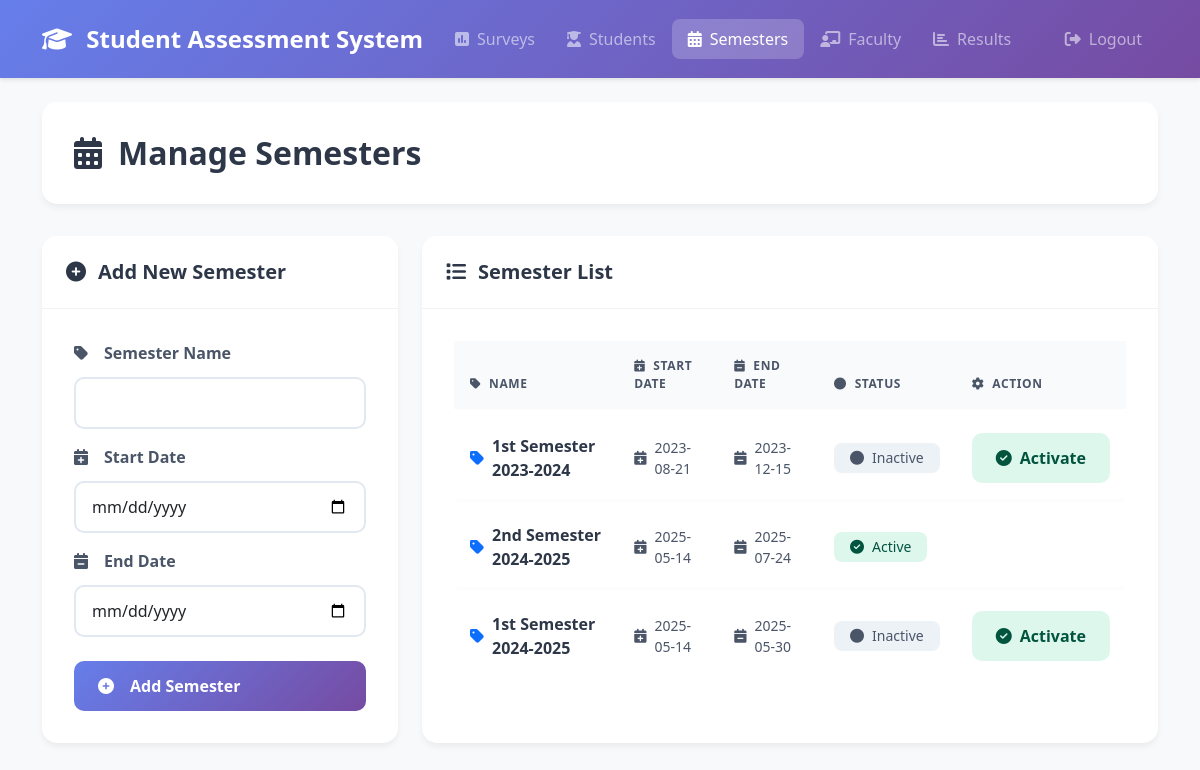
Page /admin/semesters.php (signed in) on the committed database.
### tables this page shows
CREATE TABLE `semesters` (
  `id` int(11) NOT NULL,
  `name` varchar(50) NOT NULL,
  `start_date` date NOT NULL,
  `end_date` date NOT NULL,
  `is_active` tinyint(1) DEFAULT 0,
  `created_at` timestamp NOT NULL DEFAULT current_timestamp()
);

### config/database.php (called while the page is built, shortened)
<?php
function clean($data) {
    return htmlspecialchars($data, ENT_QUOTES, 'UTF-8');
}
?>

### admin/semesters.php (the view, shortened to what this page needs)
<?php
require_once '../config/database.php';
$result = $conn->query("SELECT * FROM semesters ORDER BY id DESC, start_date DESC");
$semesters = $result->fetch_all(MYSQLI_ASSOC);
?>
<!DOCTYPE html>
<html lang="en">
<head>
    <link href="https://cdn.jsdelivr.net/npm/bootstrap@5.3.2/dist/css/bootstrap.min.css" rel="stylesheet">
    <link href="https://cdnjs.cloudflare.com/ajax/libs/font-awesome/6.4.2/css/all.min.css" rel="stylesheet">
</head>
<body>
    <nav class="navbar navbar-expand-lg navbar-dark">
        <div class="container">
            <a class="navbar-brand" href="../index.php">
                <i class="fas fa-graduation-cap me-2"></i>
                Student Assessment System
            </a>
            <div class="collapse navbar-collapse" id="navbarNav">
                <ul class="navbar-nav">
                    <li class="nav-item">
                        <a class="nav-link" href="surveys.php">
                            <i class="fas fa-poll me-2"></i>Surveys
                        </a>
                    </li>
                    <li class="nav-item">
                        <a class="nav-link" href="students.php">
                            <i class="fas fa-user-graduate me-2"></i>Students
                        </a>
                    </li>
                    <li class="nav-item">
                        <a class="nav-link active" href="semesters.php">
                            <i class="fas fa-calendar-alt me-2"></i>Semesters
                        </a>
                    </li>
                    <li class="nav-item">
                        <a class="nav-link" href="faculty.php">
                            <i class="fas fa-chalkboard-teacher me-2"></i>Faculty
                        </a>
                    </li>
                    <li class="nav-item">
                        <a class="nav-link" href="results.php">
                            <i class="fas fa-chart-bar me-2"></i>Results
                        </a>
                    </li>
                </ul>
                <ul class="navbar-nav ms-auto">
                    <li class="nav-item">
                        <a class="nav-link" href="../logout.php">
                            <i class="fas fa-sign-out-alt me-2"></i>Logout
                        </a>
                    </li>
                </ul>
            </div>
        </div>
    </nav>
    <div class="container py-4">
        <div class="page-header">
            <h2 class="page-title">
                <i class="fas fa-calendar-alt"></i>
                Manage Semesters
            </h2>
        </div>
        <div class="row">
            <div class="col-md-4">
                <div class="card">
                    <div class="card-header">
                        <h5 class="card-title">
                            <i class="fas fa-plus-circle"></i>
                            Add New Semester
                        </h5>
                    </div>
                    <div class="card-body">
                        <form method="POST" action="">
                            <div class="mb-3">
                                <label for="name" class="form-label">
                                    <i class="fas fa-tag me-2"></i>Semester Name
                                </label>
                                <input type="text" class="form-control" id="name" name="name" required>
                            </div>
                            <div class="mb-3">
                                <label for="start_date" class="form-label">
                                    <i class="fas fa-calendar-plus me-2"></i>Start Date
                                </label>
                                <input type="date" class="form-control" id="start_date" name="start_date" required>
                            </div>
                            <div class="mb-4">
                                <label for="end_date" class="form-label">
                                    <i class="fas fa-calendar-minus me-2"></i>End Date
                                </label>
                                <input type="date" class="form-control" id="end_date" name="end_date" required>
                            </div>
                            <button type="submit" class="btn btn-primary w-100">
                                <i class="fas fa-plus-circle me-2"></i>Add Semester
                            </button>
                        </form>
                    </div>
                </div>
            </div>
            <div class="col-md-8">
                <div class="card">
                    <div class="card-header">
                        <h5 class="card-title">
                            <i class="fas fa-list"></i>
                            Semester List
                        </h5>
                    </div>
                    <div class="card-body">
                        <div class="table-responsive">
                            <table class="table">
                                <thead>
                                    <tr>
                                        <th>
                                            <i class="fas fa-tag me-2"></i>Name
                                        </th>
                                        <th>
                                            <i class="fas fa-calendar-plus me-2"></i>Start Date
                                        </th>
                                        <th>
                                            <i class="fas fa-calendar-minus me-2"></i>End Date
                                        </th>
                                        <th>
                                            <i class="fas fa-circle me-2"></i>Status
                                        </th>
                                        <th>
                                            <i class="fas fa-cog me-2"></i>Action
                                        </th>
                                    </tr>
                                </thead>
                                <tbody>
                                    <?php foreach ($semesters as $semester): ?>
                                        <tr>
                                            <td>
                                                <div class="semester-name">
                                                    <i class="fas fa-tag text-primary"></i>
                                                    <?php echo clean($semester['name']); ?>
                                                </div>
                                            </td>
                                            <td>
                                                <div class="semester-date">
                                                    <i class="fas fa-calendar-plus"></i>
                                                    <?php echo clean($semester['start_date']); ?>
                                                </div>
                                            </td>
                                            <td>
                                                <div class="semester-date">
                                                    <i class="fas fa-calendar-minus"></i>
                                                    <?php echo clean($semester['end_date']); ?>
                                                </div>
                                            </td>
                                            <td>
                                                <?php if ($semester['is_active']): ?>
                                                    <span class="badge bg-success">
                                                        <i class="fas fa-check-circle"></i>
                                                        Active
                                                    </span>
                                                <?php else: ?>
                                                    <span class="badge bg-secondary">
                                                        <i class="fas fa-circle"></i>
                                                        Inactive
                                                    </span>
                                                <?php endif; ?>
                                            </td>
                                            <td>
                                                <?php if (!$semester['is_active']): ?>
                                                    <form method="POST" action="" style="display: inline;">
                                                        <button type="submit" class="btn btn-success">
                                                            <i class="fas fa-check-circle"></i>
                                                            Activate
                                                        </button>
                                                    </form>
                                                <?php endif; ?>
                                            </td>
                                        </tr>
                                    <?php endforeach; ?>
                                </tbody>
                            </table>
                        </div>
                    </div>
                </div>
            </div>
        </div>
    </div>
</body>
</html>

### admin/semesters.php (style rules this page uses)
:root { --primary-gradient: linear-gradient(135deg, #667eea 0%, #764ba2 100%); --hover-gradient: linear-gradient(135deg, #764ba2 0%, #667eea 100%); }
body { background: #f8f9fa; min-height: 100vh; }
.navbar { background: var(--primary-gradient) !important; padding: 1rem; box-shadow: 0 2px 4px rgba(0,0,0,0.1); }
.navbar-brand { font-weight: 700; font-size: 1.5rem; }
.nav-link { font-weight: 500; padding: 0.5rem 1rem !important; border-radius: 8px; transition: all 0.3s ease; }
.nav-link.active { background: rgba(255,255,255,0.2); }
.page-header { background: white; border-radius: 15px; padding: 2rem; margin-bottom: 2rem; box-shadow: 0 4px 6px rgba(0,0,0,0.05); }
.page-title { color: #2d3748; font-weight: 700; margin: 0; display: flex; align-items: center; gap: 1rem; }
.card { border: none; border-radius: 15px; box-shadow: 0 4px 6px rgba(0,0,0,0.05); overflow: hidden; transition: all 0.3s ease; height: 100%; }
.card-header { background: white; border-bottom: 1px solid rgba(0,0,0,0.05); padding: 1.5rem; }
.card-title { color: #2d3748; font-weight: 700; margin: 0; display: flex; align-items: center; gap: 0.75rem; }
.card-body { padding: 2rem; }
.form-label { color: #4a5568; font-weight: 600; margin-bottom: 0.75rem; display: flex; align-items: center; gap: 0.5rem; }
.form-control { border: 2px solid #e2e8f0; border-radius: 10px; padding: 0.75rem 1rem; font-size: 1rem; transition: all 0.3s ease; }
.btn { font-weight: 600; padding: 0.8rem 1.5rem; border-radius: 10px; transition: all 0.3s ease; display: inline-flex; align-items: center; gap: 0.5rem; }
.btn-primary { background: var(--primary-gradient); border: none; color: white; }
.btn-success { background: #def7ec; border: none; color: #03543f; }
.table { border-collapse: separate; border-spacing: 0 0.5rem; margin: -0.5rem 0; }
.table thead th { background: #f8fafc; border: none; color: #4a5568; font-weight: 600; padding: 1rem; text-transform: uppercase; font-size: 0.75rem; letter-spacing: 0.05em; }
.table tbody tr { background: white; box-shadow: 0 2px 4px rgba(0,0,0,0.02); transition: all 0.3s ease; }
.table tbody td { border: none; padding: 1rem; vertical-align: middle; }
.badge { padding: 0.5rem 1rem; border-radius: 8px; font-weight: 500; font-size: 0.875rem; display: inline-flex; align-items: center; gap: 0.5rem; }
.badge.bg-success { background: #def7ec !important; color: #03543f; }
.badge.bg-secondary { background: #edf2f7 !important; color: #4a5568; }
.semester-name { font-weight: 600; color: #2d3748; display: flex; align-items: center; gap: 0.5rem; }
.semester-date { color: #4a5568; display: flex; align-items: center; gap: 0.5rem; font-size: 0.875rem; }

### rows in the picture
semesters: name "1st Semester 2023-2024", start_date "2023-08-21", end_date "2023-12-15", is_active 0 (drawn)
semesters: name "2nd Semester 2024-2025", start_date "2025-05-14", end_date "2025-07-24", is_active 1 (drawn)
semesters: name "1st Semester 2024-2025", start_date "2025-05-14", end_date "2025-05-30", is_active 0 (drawn)
